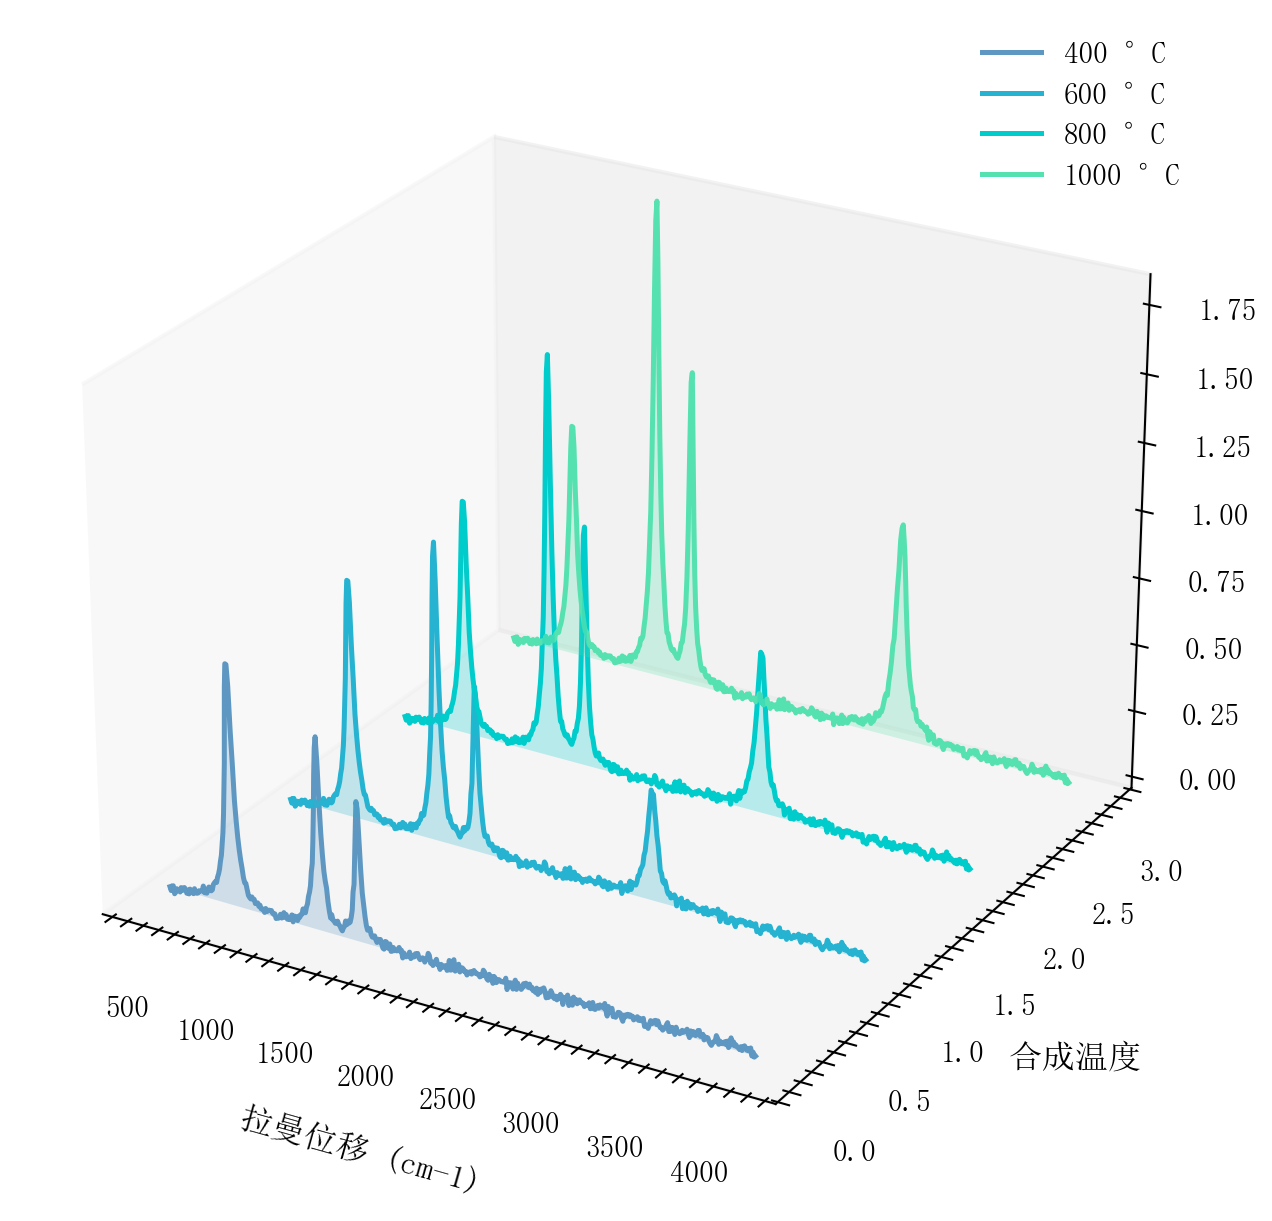

The Python source for this figure:
"""
14_waterfall3d.py — 3D 瀑布图

展示 plot_waterfall3d()：多组拉曼光谱沿第三轴堆叠，直观对比
不同合成条件下材料的特征峰位置与强度变化。
"""

import numpy as np
import sciplot as sp

# ── 数据生成 ──────────────────────────────────────────────────
# 模拟 4 个合成温度下的拉曼光谱（400–4000 cm⁻¹）
x = np.linspace(400, 4000, 500)

def raman_spectrum(centers, widths, heights, baseline=0.02):
    """叠加多个洛伦兹峰 + 基线噪声"""
    rng = np.random.default_rng(42)
    spec = np.full_like(x, baseline)
    for c, w, h in zip(centers, widths, heights):
        spec += h / (1 + ((x - c) / w) ** 2)
    return spec + 0.01 * rng.standard_normal(len(x))

# 不同温度下特征峰位置与强度变化
spectra = [
    raman_spectrum([800, 1350, 1600], [30, 25, 20], [0.9, 0.7, 0.5]),   # 低温：弱 D 峰
    raman_spectrum([800, 1350, 1600, 2700], [30, 25, 20, 35], [0.9, 1.1, 0.6, 0.4]),  # 中温
    raman_spectrum([800, 1350, 1580, 2700], [30, 25, 18, 35], [0.9, 1.5, 0.9, 0.6]),  # 高温
    raman_spectrum([800, 1350, 1580, 2930], [30, 25, 18, 40], [0.9, 1.8, 1.2, 0.8]),  # 更高温
]

# ── 绘图 ──────────────────────────────────────────────────────
sp.setup_style("thesis", "ocean", lang="zh")

fig, ax = sp.plot_waterfall3d(
    x,
    spectra,
    labels=["400 °C", "600 °C", "800 °C", "1000 °C"],
    xlabel="拉曼位移 (cm-1)",
    ylabel="合成温度",
    zlabel="强度 (a.u.)",
    fill=True,
    fill_alpha=0.25,
    spacing=1.0,
)

# ── 保存 ──────────────────────────────────────────────────────
sp.save(fig, "showcase/14_waterfall3d", formats=("png",), dpi=300)
